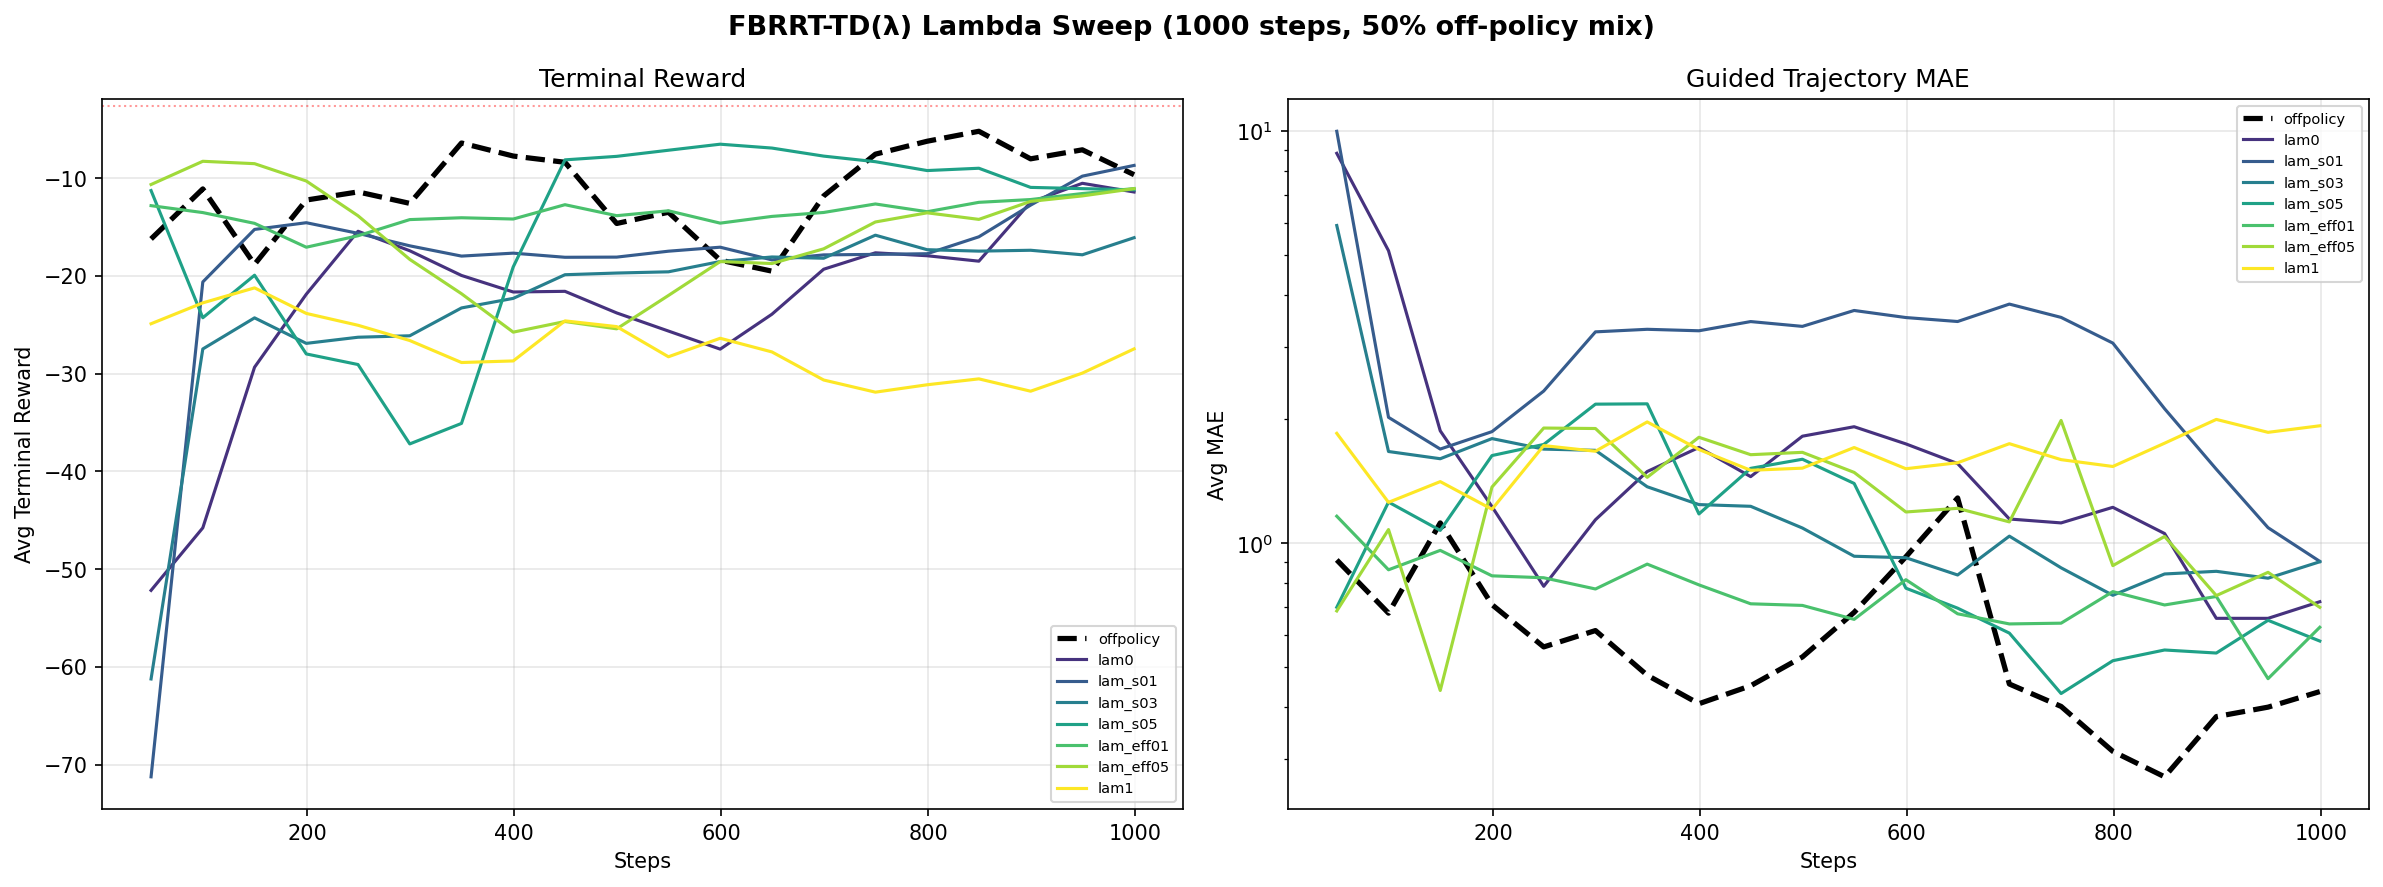

Reproduce this figure in Python.
"""
Quick lambda sweep for FBRRT-TD(λ) to test if higher λ accelerates training.

All runs: 1000 steps, 50% off-policy mix throughout (no schedule change).
Same config: ent_λ=2, gd=1e-6, EMA=0.999, LR=1e-3, branch=4, alpha=1.0

Lambda values: 0, λ_s=0.1, λ_s=0.3, λ_s=0.5, λ_eff=0.1, λ_eff=0.5, 1.0
Plus off-policy baseline (1000 steps).
"""

import gc, json, os, shutil, time
from functools import partial
from math import sqrt

import matplotlib
matplotlib.use("Agg")
import matplotlib.pyplot as plt
import numpy as np, pandas as pd, torch, torch.nn as nn
from einops import reduce
from sklearn.datasets import make_moons
from sklearn.mixture import GaussianMixture
from sklearn.preprocessing import StandardScaler
from torch.utils.data import DataLoader, TensorDataset

import lightning as L
from lightning.pytorch.callbacks import Callback, ModelCheckpoint
from lightning.pytorch.loggers import CSVLogger

from diffusion_rl.models.on_policy import OnPolicySMCDataset, OnPolicyValue
from diffusion_rl.models.off_policy import InterpolatingNumpyDataset, OffPolicyValue
from diffusion_rl.modules.resnet_mlp import ValueNetwork

# GMM Setup
X, _ = make_moons(n_samples=10_000, noise=0.05, random_state=42)
scalar = StandardScaler(); X = scalar.fit_transform(X)
clf = GaussianMixture(n_components=100, covariance_type="spherical"); clf.fit(X)
_means = torch.from_numpy(clf.means_).double()
_sigma2 = torch.from_numpy(clf.covariances_).double()
_weights = torch.from_numpy(clf.weights_).double()
_sigmas = torch.sqrt(_sigma2)[:, None]; _weights_col = _weights[:, None]
D = 2; a = 1.0; _c = torch.tensor([1.0, 0.0])
means_np = clf.means_; sigmas_np = np.sqrt(clf.covariances_); weights_np = clf.weights_

class AV(nn.Module):
    def __init__(self, means, sigma2, weights, a=1.0, c=None, D=2):
        super().__init__()
        if c is None: c = torch.tensor([1.0, 0.0])
        self.register_buffer("means", means.float()); self.register_buffer("sigma2", sigma2.float())
        self.register_buffer("weights", weights.float()); self.a = a; self.D = D
        self.register_buffer("c", c.float())
    def _log_Z(self, m, v):
        cc = self.c.double(); d = 1+20*v
        return (-self.D/2*torch.log(d)+(-10*(m**2).sum(-1)+20*(m*cc).sum(-1)+200*v*(cc**2).sum())/d-10*(cc**2).sum())
    def forward(self, x, t):
        x = x.double(); t = t.double().reshape(-1)
        if t.numel() == 1: t = t.expand(x.shape[0])
        t_ = t[:, None]; m = self.means.double(); s2 = self.sigma2.double(); w = self.weights.double()
        dk = t_*s2[None,:]+2*self.a*(1-t_); mm = t_[:,:,None]*m[None,:,:]
        d2 = ((x[:,None,:]-mm)**2).sum(-1); ts = t_+1e-40
        lg = (-self.D/2*torch.log(2*torch.pi*ts*dk)-d2/(2*ts*dk))
        lw = torch.log(w)[None,:]; lpw = lw+lg-torch.logsumexp(lw+lg,dim=1,keepdim=True)
        tV = 2*self.a*(1-t_)*s2[None,:]/dk
        tmu = (s2[None,:,None]*x[:,None,:]+2*self.a*(1-t_)[:,:,None]*m[None,:,:])/dk[:,:,None]
        return torch.logsumexp(lpw+self._log_Z(tmu,tV),dim=1).float()

_anal_vm = AV(_means, _sigma2, _weights, a=a, c=_c, D=D)
def anal_fn(x, t): return _anal_vm(x.cpu(), t.cpu()).to(x.device)

def get_cond_mix(xt, ts, means, sigmas, weights, a):
    n, d = xt.shape; xt_ = xt[...,None]; means_ = means.T[None,...]; ts_ = ts[...,None]
    sigmas_ = sigmas.T; weights_ = weights.T; olw = torch.log(weights_)
    denom = 2*a*(1-ts)+ts*sigmas_**2
    le = -reduce((xt_-means_*ts_)**2,"n d m -> n m","sum")/(2*ts*denom)
    lsf = torch.log(2*a*(1-ts)/denom)*d/2; lrw = olw+le+lsf
    lw = lrw-torch.logsumexp(lrw,dim=1,keepdim=True); lw = torch.where((ts==0),olw,lw)
    nm = (2*a*(1-ts_)*means_+xt_*sigmas_[None,...]**2)/denom[:,None,:]
    return {"log_weights": lw, "means": nm}
def gmm_drift(xt, ts, a):
    ts = ts.reshape(-1,1)
    cond = get_cond_mix(xt,ts,_means.float().to(xt),_sigmas.float().to(xt),_weights_col.float().to(xt),a)
    us = (cond["means"]-xt[:,:,None])/(1-ts[...,None])
    return reduce(torch.exp(cond["log_weights"])[:,None,:]*us,"n d m -> n d","sum")

DEVICE = "mps"
base_drift = lambda x, t: gmm_drift(x, t if t.ndim>=1 else t.unsqueeze(0), a).to(dtype=torch.float)
_rc = _c.clone()
def reward_fn(x): return -10*(x-_rc.to(x)).square().sum(dim=1)
def smc_reward(x, t): return reward_fn(x)
def gmm_sample(n):
    k = np.random.choice(len(weights_np),size=n,p=weights_np)
    return means_np[k]+sigmas_np[k,np.newaxis]*np.random.randn(n,D)

with open("notebooks/analytical_target.json") as f: _at = json.load(f)
E_OPT = _at["E_opt"]
all_rewards = reward_fn(torch.from_numpy(X).float()); max_r = all_rewards.max()
bias_val = (torch.log(torch.mean(torch.exp(all_rewards-max_r)))+max_r).item()
print(f"E_OPT={E_OPT:.4f}")

TOTAL_STEPS = 1000; LOADER_BATCH_SIZE = 256
LOG_DIR = "lightning_logs/fbrrt_lam_accel"; CKPT_DIR = "checkpoints/fbrrt_lam_accel"
val_loader = DataLoader(TensorDataset(torch.zeros(1)), batch_size=1)

class TrajCB(Callback):
    def __init__(self, af, n=256, ns=100): super().__init__(); self.af=af; self.n=n; self.ns=ns
    def on_validation_batch_end(self, trainer, pl, outputs, batch, bi):
        if bi>0: return
        dim=pl.hparams.dim; dev=pl.device; n=self.n; dt=1.0/self.ns
        for beta, label in [(0,"base"),(1,"guided")]:
            x=torch.zeros(n,dim,device=dev); ax,at=[x],[torch.zeros(n,device=dev)]
            dfn=partial(pl.drift,beta=beta)
            for st in torch.linspace(0,1,self.ns+1,device=dev)[:-1]:
                tv=st.expand(n); dx=dfn(x,tv)*dt; db=sqrt(2*pl.a*dt)*torch.randn_like(x)
                x=x+dx+db; ax.append(x); at.append(torch.full((n,),float(st)+dt,device=dev))
            ax=torch.cat(ax); at=torch.cat(at)
            with torch.no_grad(): vp=pl.value_module(ax,at); va=self.af(ax,at)
            err=vp-va
            pl.log(f"traj_avg_mae_{label}",err.abs().mean(),prog_bar=False)
            pl.log(f"traj_avg_bias_{label}",err.mean(),prog_bar=False)

# Lambda values: per-step → lambda_eff
LAMBDAS = [
    ("lam0",       0.0,        "fbrrt"),
    ("lam_s01",    0.1**100,   "fbrrt_td_lambda"),
    ("lam_s03",    0.3**100,   "fbrrt_td_lambda"),
    ("lam_s05",    0.5**100,   "fbrrt_td_lambda"),
    ("lam_eff01",  0.1,        "fbrrt_td_lambda"),
    ("lam_eff05",  0.5,        "fbrrt_td_lambda"),
    ("lam1",       1.0,        "fbrrt_td_lambda"),
]

# Also run off-policy baseline
CONFIGS = [("offpolicy", None, "offpolicy")] + LAMBDAS

for name, lam_eff, method in CONFIGS:
    print(f"\n{'='*70}")
    print(f"  {name} (method={method}, λ_eff={lam_eff})")
    print(f"{'='*70}")

    csv_check = f"{LOG_DIR}/{name}/version_0/metrics.csv"
    if os.path.exists(csv_check):
        df = pd.read_csv(csv_check)
        val = df.dropna(subset=["val_reward_mean"])
        if len(val) > 0 and val["step"].max() >= TOTAL_STEPS - 1:
            print("  Already complete."); continue

    for v in range(3):
        p = f"{LOG_DIR}/{name}/version_{v}"
        if os.path.exists(p): shutil.rmtree(p)

    vm = ValueNetwork(D, bias=bias_val)

    if method == "offpolicy":
        ds = InterpolatingNumpyDataset(generating_function=gmm_sample, a=a, batch_size=1024)
        loader = DataLoader(ds, batch_size=LOADER_BATCH_SIZE)
        model = OffPolicyValue(
            base_score_module=base_drift, reward_function=reward_fn,
            value_module=vm, dim=D, a=a, lr=1e-3,
            loss_type="quad", analytical_value_fn=anal_fn,
        )
        traj_cb = TrajCB(anal_fn)
        logger = CSVLogger(LOG_DIR, name=name, version=0)
        trainer = L.Trainer(
            max_steps=TOTAL_STEPS, val_check_interval=max(1, TOTAL_STEPS // 20),
            callbacks=[traj_cb], logger=logger,
            enable_checkpointing=False, enable_progress_bar=True,
        )
        trainer.fit(model, loader, val_dataloaders=val_loader)
    else:
        model = OnPolicyValue(
            base_score_module=base_drift, value_module=vm,
            reward_function=reward_fn, dim=D, a=a, lr=1e-3,
            loss_type="quad", analytical_value_fn=anal_fn,
            ema_decay=0.999, grad_decay=1e-6,
        )
        ds = OnPolicySMCDataset(
            dim=D, drift=base_drift, value=model.ema, smc_value=smc_reward,
            reward=reward_fn, device=DEVICE, a=a,
            batch_size=32, n_steps=100, mc_samples_per_step=10,
            sampling_method=method, lambda_eff=lam_eff,
            branch=4, entropy_lambda=2.0, fbrrt_alpha=1.0,
            off_policy_frac=0.5,
            generating_function=gmm_sample,
        )
        loader = DataLoader(ds, batch_size=LOADER_BATCH_SIZE)
        traj_cb = TrajCB(anal_fn)
        logger = CSVLogger(LOG_DIR, name=name, version=0)
        trainer = L.Trainer(
            max_steps=TOTAL_STEPS, val_check_interval=max(1, TOTAL_STEPS // 20),
            callbacks=[traj_cb], logger=logger,
            enable_checkpointing=False, enable_progress_bar=True,
        )
        trainer.fit(model, loader, val_dataloaders=val_loader)

    del trainer, model, vm, ds, loader
    gc.collect()
    if hasattr(torch.mps, "empty_cache"): torch.mps.empty_cache()

# --- Results ---
print(f"\n\n{'='*70}")
print(f"  RESULTS after {TOTAL_STEPS} steps (E_OPT={E_OPT:.4f})")
print(f"{'='*70}")

print(f"\n  {'Name':<15} {'Final Rwd':>10} {'G-MAE':>7} {'B-MAE':>7}")
print(f"  {'-'*43}")

run_data = {}
for name, lam_eff, method in CONFIGS:
    csv = f"{LOG_DIR}/{name}/version_0/metrics.csv"
    if not os.path.exists(csv): continue
    df = pd.read_csv(csv)
    val = df.dropna(subset=["val_reward_mean"])
    if len(val) == 0: continue
    final = val["val_reward_mean"].iloc[-1]
    gm = df.dropna(subset=["traj_avg_mae_guided"])
    bm = df.dropna(subset=["traj_avg_mae_base"])
    gf = gm["traj_avg_mae_guided"].iloc[-1] if len(gm) > 0 else float("nan")
    bf = bm["traj_avg_mae_base"].iloc[-1] if len(bm) > 0 else float("nan")
    print(f"  {name:<15} {final:>10.3f} {gf:>7.3f} {bf:>7.3f}")
    run_data[name] = df

# Plot
fig, axes = plt.subplots(1, 2, figsize=(16, 6))
fig.suptitle(f"FBRRT-TD(λ) Lambda Sweep ({TOTAL_STEPS} steps, 50% off-policy mix)",
             fontsize=13, fontweight="bold")

cmap = plt.cm.viridis
for i, (name, lam_eff, method) in enumerate(CONFIGS):
    if name not in run_data: continue
    df = run_data[name]
    color = "black" if name == "offpolicy" else cmap(i / max(1, len(CONFIGS)-1))
    ls = "--" if name == "offpolicy" else "-"
    lw = 2.5 if name == "offpolicy" else 1.5

    val = df.dropna(subset=["val_reward_mean"])
    axes[0].plot(val["step"].values, val["val_reward_mean"].values,
                 color=color, ls=ls, lw=lw, label=name)

    sub = df.dropna(subset=["traj_avg_mae_guided"])
    if len(sub) > 0:
        axes[1].plot(sub["step"].values, sub["traj_avg_mae_guided"].values,
                     color=color, ls=ls, lw=lw, label=name)

axes[0].axhline(E_OPT, color="red", linestyle=":", linewidth=1, alpha=0.4)
axes[0].set_xlabel("Steps"); axes[0].set_ylabel("Avg Terminal Reward")
axes[0].set_title("Terminal Reward"); axes[0].legend(fontsize=7); axes[0].grid(True, alpha=0.3)

axes[1].set_xlabel("Steps"); axes[1].set_ylabel("Avg MAE")
axes[1].set_title("Guided Trajectory MAE"); axes[1].legend(fontsize=7)
axes[1].grid(True, alpha=0.3); axes[1].set_yscale("log")

plt.tight_layout()
plt.savefig("notebooks/fbrrt_lambda_accel.png", dpi=150, bbox_inches="tight")
print(f"\nSaved: notebooks/fbrrt_lambda_accel.png")
plt.close()
print("Done.")
